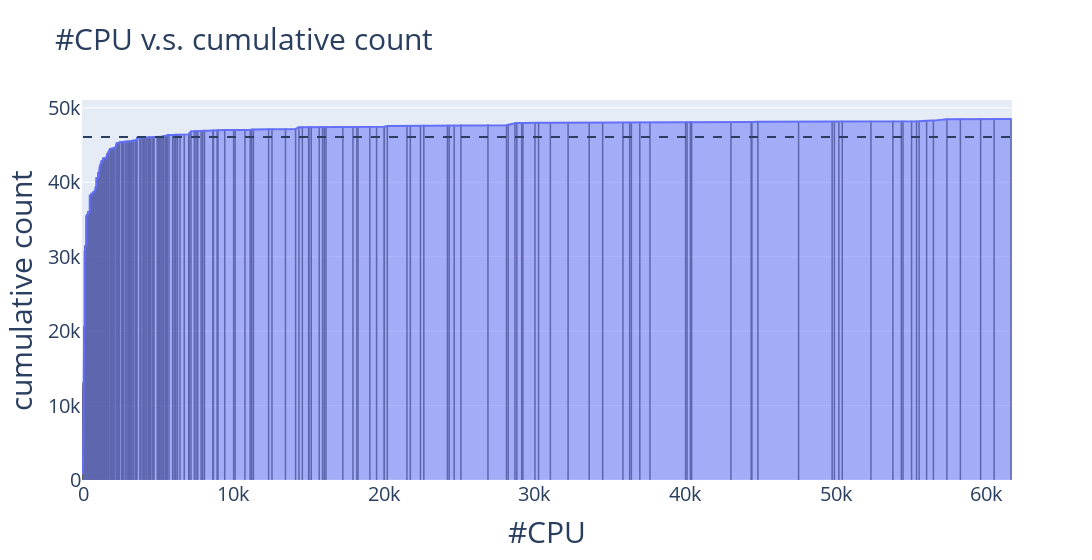

Notebook code for this chart:
### Code cell
working_time = 0
df = 0
waiting_time = pd.read_parquet('waiting_time.parquet')
df = pd.DataFrame({'#CPU':[i for i in waiting_time.groupby('#CPU').describe().index], 'count':[count for count in waiting_time.groupby('#CPU').describe().iloc[:,0]]})
i = 0
cumulative = []
for c in df.iloc[:,1]:
    i += c
    cumulative.append(i)
df["cumulative"] = cumulative

fig = go.Figure()
fig_area = px.area(x=df.iloc[:,0], y=df.iloc[:,2])
for trace in fig_area.data:
    fig.add_trace(trace)
fig.add_trace(go.Bar(x=df.iloc[:,0], y=df.iloc[:,2]))
#fig.add_trace(go.Area(x=df.iloc[:,0], y=df.iloc[:,2]))
#fig = px.area(df, x='#CPU', y='cumulative')
#fig = px.bar(df, x='#CPU', y='cumulative')

fig.update_layout(
    title={'text':'#CPU v.s. cumulative count', 'font':{'size':30}},
    xaxis_title={'text':"#CPU", 'font':{'size':30}},
    yaxis_title={'text':'cumulative count', 'font':{'size':30}},
    showlegend=False,
    width=1500,
    yaxis=dict(tickfont=dict(size=20)),  # 調整y軸標籤字體大小
    xaxis=dict(tickfont=dict(size=20))
    )
fig.update_traces(marker_color='rgb(0, 0, 0)', marker_line_color='rgb(0, 0, 0)',
                    marker_line_width=1.5, opacity=0.6)

fig.add_shape(
        type='line', line=dict(dash='dash'),
        name = '95%',
        x0 = 0,
        x1 = df.iloc[-1,0],
        y0 = i*0.95,
        y1 = i*0.95
    )
    
fig.show()
pio.write_image(fig, f'CPU_vs_cumulative_count.png', scale=2)

### Figure 1 — Plotly figure (JSON) as saved in the notebook; plotly's stock layout.template omitted (floating-point values rounded to 4 significant figures; data arrays with more than 128 entries replaced by an {"elided": "..."} marker saying what was removed)
{"data": [{"fillpattern": {"shape": ""}, "hovertemplate": "x=%{x}<br>y=%{y}<extra></extra>", "legendgroup": "", "line": {"color": "#636efa"}, "marker": {"color": "rgb(0, 0, 0)", "line": {"color": "rgb(0, 0, 0)", "width": 1.5}, "symbol": "circle"}, "mode": "lines", "name": "", "opacity": 0.6, "orientation": "v", "showlegend": false, "stackgroup": "1", "type": "scatter", "x": {"elided": "326 int values"}, "xaxis": "x", "y": {"elided": "326 int values"}, "yaxis": "y"}, {"marker": {"color": "rgb(0, 0, 0)", "line": {"color": "rgb(0, 0, 0)", "width": 1.5}}, "opacity": 0.6, "type": "bar", "x": {"elided": "326 int values"}, "y": {"elided": "326 int values"}}], "layout": {"shapes": [{"line": {"dash": "dash"}, "name": "95%", "type": "line", "x0": 0, "x1": 61600, "y0": 46070.0, "y1": 46070.0}], "showlegend": false, "title": {"font": {"size": 30}, "text": "#CPU v.s. cumulative count"}, "width": 1500, "xaxis": {"tickfont": {"size": 20}, "title": {"font": {"size": 30}, "text": "#CPU"}}, "yaxis": {"tickfont": {"size": 20}, "title": {"font": {"size": 30}, "text": "cumulative count"}}}}
